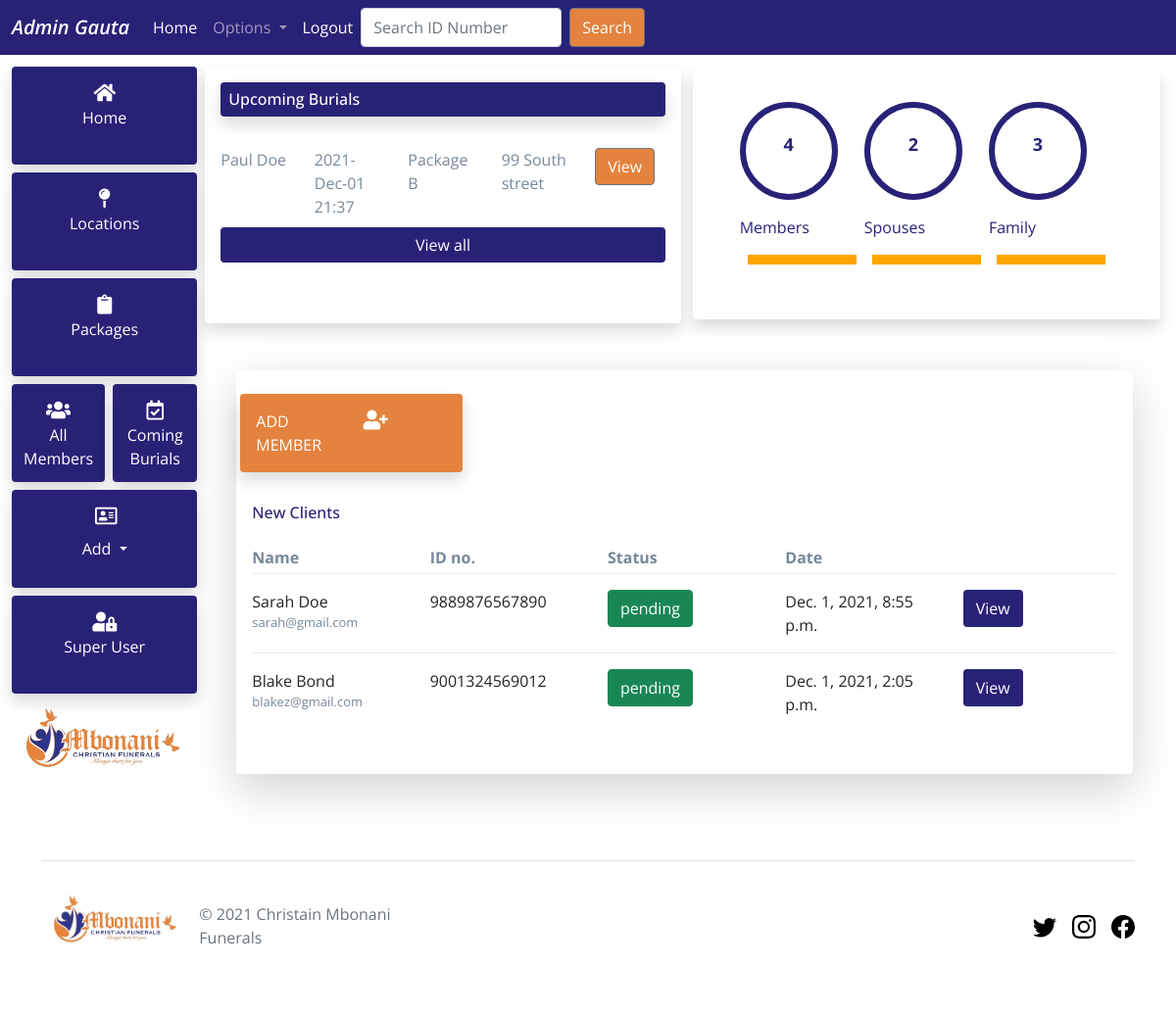
Page /members/homepage (signed in) on the committed database.
### accounts/models.py (models this page shows, shortened)
class Member(AbstractUser):
    status = models.CharField(max_length=15,
                              choices=STATUS_CHOICES,
                              default="pending")
    package = models.ForeignKey(Package,
                                max_length=15,
                                on_delete=models.CASCADE,
                                blank=True,
                                null=True)
    id_number = models.CharField(max_length=13, unique=True)
    phone_number = models.CharField(max_length=11)
    phone_number_2 = models.CharField(max_length=11, blank=True)
    address = models.CharField(max_length=500)
    id_copy = models.FileField(upload_to='files/identity_docs/', blank=True)
    proof_of_address = models.FileField(upload_to='files/address_docs/',
                                        blank=True)
    recieved_by = models.CharField(max_length=250, default='online')
    created = models.DateTimeField(auto_now_add=True)
    burial_date = models.DateTimeField(blank=True, null=True)
    slug = models.SlugField(unique=True)
    def __str__(self):
        return self.first_name

class PersonalInfo(models.Model):
    status = models.CharField(max_length=15,
                              choices=PERSONAL_INFO_CHOICES,
                              default="active")
    first_name = models.CharField(max_length=50)
    last_name = models.CharField(max_length=50)
    id_number = models.CharField(max_length=13, unique=True)
    email = models.EmailField(blank=True, null=True)
    phone_number = models.CharField(max_length=10)
    phone_number_2 = models.CharField(max_length=10, blank=True)
    address = models.CharField(max_length=500)
    slug = models.SlugField(unique=True)
    burial_date = models.DateTimeField(blank=True, null=True)
    created = models.DateTimeField(auto_now_add=True)
    class Meta:
        abstract = True
        ordering = ['-created']

class Spouse(PersonalInfo):
    member = models.ForeignKey(Member,
                               on_delete=models.CASCADE,
                               related_name='spouse')
    slug = models.SlugField(unique=True)

### website/models.py (models this page shows)
class Package(models.Model):
    package = models.CharField(max_length=50, null=True, blank=True)
    description = models.TextField(null=True, blank=True)
    services = models.TextField(blank=True, null=True)
    def __str__(self):
        return self.package

### accounts/views.py (the view)
# urls.py: path('homepage', views.homepage, name="homepage"),
@login_required(login_url='login')
def homepage(request):
    member = request.user
    members_no = Member.objects.all().count()
    spouse = Spouse.objects.all()
    family = Family.objects.all()
    pending = Member.objects.filter(status='pending').order_by('-created')
    active = Member.objects.filter(status='active')
    burials = Member.objects.filter(status='deceased').last()
    spouse_burials = Spouse.objects.filter(status='deceased').last()
    family_burials = Family.objects.filter(status='deceased').last()
    members = Member.objects.order_by('-created')
    p = Paginator(pending, 2)
    page = request.GET.get('page')
    pending_list = p.get_page(page)
    context = {
        'member': member,
        'spouse': spouse,
        'family': family,
        'pending': pending,
        'active': active,
        'members_no': members_no,
        'burials': burials,
        'spouse_burials': spouse_burials,
        'family_burials': family_burials,
        'pending_list': pending_list,
    }
    return render(request, 'accounts/homepage.html', context)

### accounts/templates/accounts/homepage.html (shortened to what this page needs)
{% extends 'main/main.html' %}
{% load static %}
{% block content %}
{% if request.user.is_staff %}
<div class="row">
  <div class="col-sm rounded shadow m-1 p-3">
    <h6 class="burial-header pt-2 pb-2 px-2 rounded shadow">
      Upcoming Burials
    </h6>
    {% if spouse_burials.first_name %}
    <div class="row pt-4">
      <div class="col bruials-font-color">
        {{spouse_burials.first_name}} {{spouse_burials.last_name}}
      </div>
      <div class="col bruials-font-color bruial-hide">
        {{spouse_burials.burial_date|date:'Y-M-d H:i'}}
      </div>
      <div class="col bruials-font-color bruial-hide">
        {{spouse_burials.member.package}}
      </div>
      <div class="col bruials-font-color">{{spouse_burials.address}}</div>
      <div class="col">
        <a
          href="/christian-admin/burials/{{spouse_burials.slug}}"
          class="btn btn-secondary"
        >
          View
        </a>
      </div>
    </div>
    {% endif %}
    <a
      class="btn btn-info d-flex justify-content-center"
      href="{% url 'all-member-burials' %}"
      >View all</a
    >
  </div>
  <div class="col-sm rounded m-2 shadow mt-2 pb-5 pt-3 d-none d-lg-block">
    <div class="row px-5 mt-3">
      <div class="col-sm m-0 p-0">
        <div class="m-0 p-0">
          <div class="circle">
            <center class="mt-4">
              <div class="circle-fonts">{{members_no}}</div>
            </center>
          </div>
          <p class="mt-3 circle-headings">Members</p>
          <div class="underline-text m-2"></div>
        </div>
      </div>
      <div class="col-sm m-0 p-0">
        <div class="m-0 p-0">
          <div class="circle">
            <center class="mt-4">
              <div class="circle-fonts">
                {{spouse.count}}
              </div>
            </center>
          </div>
          <p class="mt-3 circle-headings">Spouses</p>
          <div class="underline-text m-2"></div>
        </div>
      </div>
      <div class="col-sm m-0 p-0">
        <div class="m-0 p-0">
          <div class="circle">
            <center class="mt-4">
              <div class="circle-fonts">{{family.count}}</div>
            </center>
          </div>
          <p class="mt-3 circle-headings">Family</p>
          <div class="underline-text m-2"></div>
        </div>
      </div>
    </div>
  </div>
</div>
<div class="d-flex justify-content-center mt-4">
</div>
<div class="container mt-1 mb-2">
  <div class="card-table shadow-lg rounded p-3 pb-5">
    <div class="row mb-4 mt-2">
      <div class="col-sm-3 table-member p-3 rounded shadow">
        <div class="row">
          <div class="col">ADD MEMBER</div>
          <div class="col-6">
            <a href="{% url 'new-member-registration' %}"
              ><i class="fas fa-user-plus table-member-icon"></i
            ></a>
          </div>
        </div>
      </div>
    </div>
    <h6 class="headings pt-2">New Clients</h6>
    <div class="row mt-4">
      <div class="col table-color"><strong>Name</strong></div>
      <div class="col table-color hide-component">
        <strong>ID no.</strong>
      </div>
      <div class="col table-color hide-component">
        <strong>Status</strong>
      </div>
      <div class="col table-color hide-component"><strong>Date</strong></div>
      <div class="col table-color"></div>
    </div>
    {% for pending in pending_list %}
    <div class="divider mt-1"></div>
    <div class="row pt-3">
      <div class="col">
        {{pending.first_name}} {{pending.last_name}}
        <p class="table-color table-email">{{pending.email}}</p>
      </div>
      <div class="col hide-component">{{pending.id_number}}</div>
      <div class="col hide-component">
        <button type="button" class="btn btn-success">
          {{pending.status}}
        </button>
      </div>
      <div class="col hide-component">{{pending.created}}</div>
      <div class="col">
        <a href="{% url 'view-pending' slug_id=pending.slug %}">
          <button type="button" class="btn client-button">View</button>
        </a>
      </div>
    </div>
    {% endfor %}
  </div>
</div>
<div class="d-flex justify-content-center mt-5">
</div>
{% endif %}
{% endblock %}

### templates/main/navbar.html (shortened to what this page needs)
{% if request.user.is_staff %}
<nav class="navbar navbar-expand-lg navbar-dark christian-bg ">
  <div class="container-fluid">
    <a class="navbar-brand italic-600" href="{% url 'homepage' %}">Admin {{ request.user }}</a>
    <div class="collapse navbar-collapse" id="navbarSupportedContent">
      <ul class="navbar-nav me-auto mb-2 mb-lg-0">
        <li class="nav-item">
          <a class="nav-link text-white" aria-current="page" href="{% url 'homepage' %}">Home</a>
        </li>
         <li class="nav-item dropdown">
          <a class="nav-link dropdown-toggle" href="#" id="navbarDropdown" role="button" data-bs-toggle="dropdown" aria-expanded="false">
            Options
          </a>
        </li>
        <li class="nav-item">
          <a class="nav-link text-white" href="{% url 'logout' %}">Logout</a>
        </li>
      <form method="POST" action="{% url 'search-member' %}" class="d-flex">
        <input
          class="form-control me-2"
          type="search"
          placeholder="Search ID Number"
          name="searched"
          aria-label="Search"
        />
        <button class="btn btn-outline-secondary" type="submit">Search</button>
      </form>
    </div>
  </div>
</nav>
{% endif %}

### static/css/homepage.css (style rules this page uses)
:root { --primary-color: #e3833e; --secondart-color: #282277; --fonts-color: white; background-color: #ffffff; }
.headings { color: #282277; }
.table-color { color: lightslategray; }
.table-email { font-size: 13px; }
.client-button { background-color: var(--secondart-color); color: white; }
.divider { height: 1px; background-color: #ececec; }
.table-member { background-color: var(--primary-color); color: white; }
.table-member-icon { font-size: 20px; }
.bruials-font-color { color: lightslategray; }
.burial-header { background-color: var(--secondart-color); color: white; }
.circle { background-color: #fff; border: 6px solid #282277; height: 100px; border-radius: 50%; -moz-border-radius: 50%; -webkit-border-radius: 50%; width: 100px; }
.circle-fonts { color: #282277; font-weight: bold; font-size: large; }
.circle-headings { color: #282277; }
.underline-text { height: 10px; background-color: orange; }
.btn-info { background-color: #282277 !important; color: white; border: #282277; }

### static/css/upcoming_brurials.css (style rules this page uses)
:root { --primary-color: #e3833e; --secondart-color: #282277; --fonts-color: white; background-color: #ffffff; }

### static/css/all_members.css (style rules this page uses)
:root { --primary-color: #e3833e; --secondart-color: #282277; --fonts-color: white; background-color: #ffffff; }

### static/css/app_admin.css (style rules this page uses)
:root { --primary-color: #e3833e; --secondart-color: #282277; --fonts-color: white; background-color: #ffffff; }
body { font-family: "Open Sans", sans-serif; }
a { text-decoration: none; color: white; }
.christian-bg { background-color: #282277; color: white; }
li.nav-item.dropdown::marker { color: transparent; }
.btn-secondary { background-color: #e3833e; color: #ffffff; }

### static/css/member_base.css (style rules this page uses)
:root { --primary-color: #e3833e; --secondart-color: #282277; --fonts-color: white; background-color: #ffffff; }
body { font-family: "Open Sans", sans-serif; }
a { text-decoration: none; color: white; }
.christian-bg { background-color: #282277; color: white; }

### templates/main/navbar.html (style rules this page uses)
.christian-bg { background-color: #282277; color: white; }
.italic-600 { font-weight: 600 !important; font-style: italic !important; }
.btn-outline-secondary { background-color: #e3833e; color: #ffffff; }

### rows in the picture
Member: user "Gauta"
Spouse: first_name "Paul", last_name "Doe", burial_date "2021-Dec-01 21:37", member.package "Package B", address "99 South street"
Member: first_name "Sarah", last_name "Doe", email "sarah@gmail.com", id_number "9889876567890", status "pending", created "Dec. 1, 2021, 8:55 p.m."
Member: first_name "Blake", last_name "Bond", email "blakez@gmail.com", id_number "9001324569012", status "pending", created "Dec. 1, 2021, 2:05 p.m."

### other values in the picture
{{ members_no }} "4"
{{ spouse.count }} "2"
{{ family.count }} "3"
